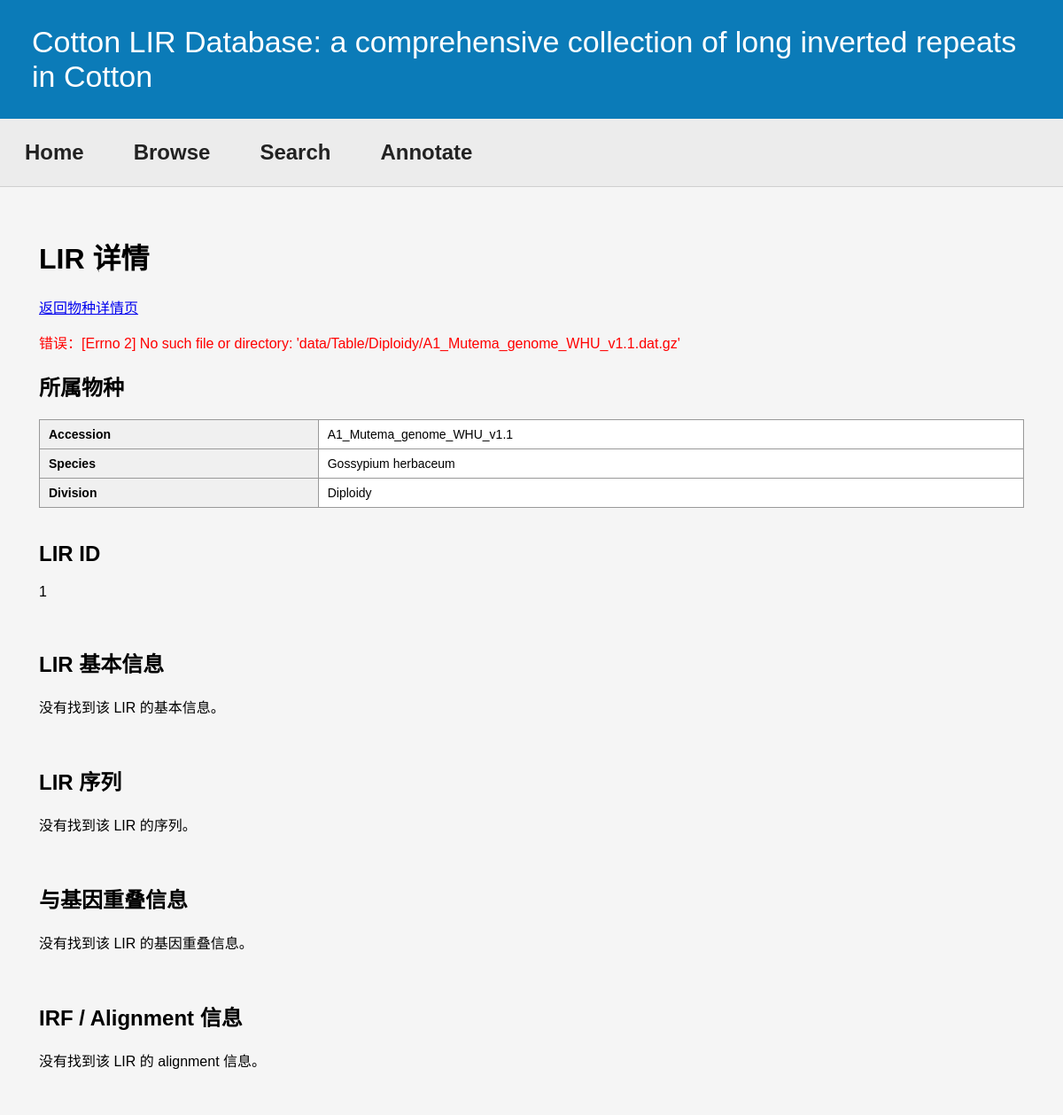
The app's page /lir/A1_Mutema_genome_WHU_v1.1/1/ with its own data.
### lir/models.py (models this page shows, shortened)
class Species(models.Model):
    accession = models.CharField(max_length=200, unique=True)
    species = models.CharField(max_length=200, blank=True)
    division = models.CharField(max_length=50, blank=True)   # Diploidy / Tetraploidy / Other
    ploidy = models.CharField(max_length=50, blank=True)
    blast_db = models.CharField(max_length=255, blank=True)
    number_of_lir = models.IntegerField(null=True, blank=True)
    genome_length = models.CharField(max_length=100, blank=True)
    table_file = models.CharField(max_length=500, blank=True)
    fasta_file = models.CharField(max_length=500, blank=True)
    irf_json_file = models.CharField(max_length=500, blank=True)
    spark_json_file = models.CharField(max_length=500, blank=True)
    gene_overlap_file = models.CharField(max_length=500, blank=True)

### lir/views.py (the view)
# urls.py: path("lir/<str:accession>/<path:lir_id>/", views.lir_detail, name="lir_detail"),
def lir_detail(request, accession, lir_id):
    sp = get_object_or_404(Species, accession=accession)
    lir_row = None
    error_message = None
    sequence = ""
    overlap_rows = []
    align_text = ""
    try:
        df = load_lir_table(sp.table_file)
        matched = df[df["ID"] == lir_id]
        if not matched.empty:
            lir_row = matched.iloc[0].to_dict()
        else:
            error_message = f"没有找到对应的 LIR：{lir_id}"
        if sp.fasta_file:
            fasta_dict = load_fasta_as_dict(sp.fasta_file)
            sequence = fasta_dict.get(lir_id, "")
        if sp.gene_overlap_file:
            op_df = load_gene_overlap(sp.gene_overlap_file)
            if "ID" in op_df.columns:
                op_df = op_df[op_df["ID"] == lir_id]
                overlap_rows = op_df.to_dict(orient="records")
        if sp.irf_json_file:
            irf_data = load_irf_json(sp.irf_json_file)
            if "LIR_align" in irf_data:
                raw_align = irf_data["LIR_align"].get(lir_id, "")
                if isinstance(raw_align, list):
                    align_text = "\n".join([str(x) for x in raw_align])
                else:
                    align_text = str(raw_align)
    except Exception as e:
        error_message = str(e)
    return render(request, 'lir/lir_detail.html', {
        'species': sp,
        'lir_id': lir_id,
        'lir_row': lir_row,
        'sequence': sequence,
        'overlap_rows': overlap_rows,
        'align_text': align_text,
        'error_message': error_message,
    })

### lir/services/loaders.py (called while the page is built)
def load_lir_table(path):
    df = pd.read_csv(path, sep="\t", compression="gzip")
    return df

### lir/templates/lir/lir_detail.html (shortened to what this page needs)
{% extends "lir/base.html" %}
{% block content %}
<h1>LIR 详情</h1>
<p>
    <a href="{% url 'species_detail' species.accession %}">返回物种详情页</a>
</p>
{% if error_message %}
    <p style="color:red;">错误：{{ error_message }}</p>
{% endif %}
<h2>所属物种</h2>
<table border="1" cellpadding="6">
    <tbody>
        <tr><th>Accession</th><td>{{ species.accession }}</td></tr>
        <tr><th>Species</th><td>{{ species.species }}</td></tr>
        <tr><th>Division</th><td>{{ species.division }}</td></tr>
    </tbody>
</table>
<br>
<h2>LIR ID</h2>
<p>{{ lir_id }}</p>
<br>
<h2>LIR 基本信息</h2>
{% if lir_row %}
<table border="1" cellpadding="6">
    <tbody>
        {% for key, value in lir_row.items %}
        <tr>
            <th>{{ key }}</th>
            <td>{{ value }}</td>
        </tr>
        {% endfor %}
    </tbody>
</table>
{% else %}
<p>没有找到该 LIR 的基本信息。</p>
{% endif %}
<br>
<h2>LIR 序列</h2>
{% if sequence %}
<div style="
    width: 100%;
    padding: 10px;
    min-height: 120px;
    white-space: pre-wrap;
    word-break: break-all;
    background: white;
    border: 1px solid #999;
    overflow: auto;
">
{{ sequence }}
</div>
{% else %}
<p>没有找到该 LIR 的序列。</p>
{% endif %}
<br>
<h2>与基因重叠信息</h2>
{% if overlap_rows %}
<table border="1" cellpadding="6">
    <thead>
        <tr>
            {% for key, value in overlap_rows.0.items %}
                <th>{{ key }}</th>
            {% endfor %}
        </tr>
    </thead>
    <tbody>
        {% for row in overlap_rows %}
        <tr>
            {% for key, value in row.items %}
                <td>{{ value }}</td>
            {% endfor %}
        </tr>
        {% endfor %}
    </tbody>
</table>
{% else %}
<p>没有找到该 LIR 的基因重叠信息。</p>
{% endif %}
<br>
<h2>IRF / Alignment 信息</h2>
{% if align_text %}
<div style="
    width: 100%;
    padding: 10px;
    min-height: 300px;
    white-space: pre-wrap;
    word-break: break-word;
    background: white;
    border: 1px solid #999;
    overflow: auto;
    font-family: monospace;
">
{{ align_text }}
</div>
{% else %}
<p>没有找到该 LIR 的 alignment 信息。</p>
{% endif %}
{% endblock %}

### lir/templates/lir/base.html (style rules this page uses)
body { margin: 0; font-family: Arial, sans-serif; background: #f2f2f2; }
table { border-collapse: collapse; width: 100%; background: white; }
th, td { border: 1px solid #999; padding: 8px 10px; text-align: left; font-size: 14px; }
th { background: #f0f0f0; }

### records on screen
Species: accession "A1_Mutema_genome_WHU_v1.1", species "Gossypium herbaceum", division "Diploidy"

### other values on screen
{{ error_message }} "[Errno 2] No such file or directory: 'data/Table/Diploidy/A1_Mutema_genome_WHU_v1.1.dat.gz'"
{{ lir_id }} "1"
